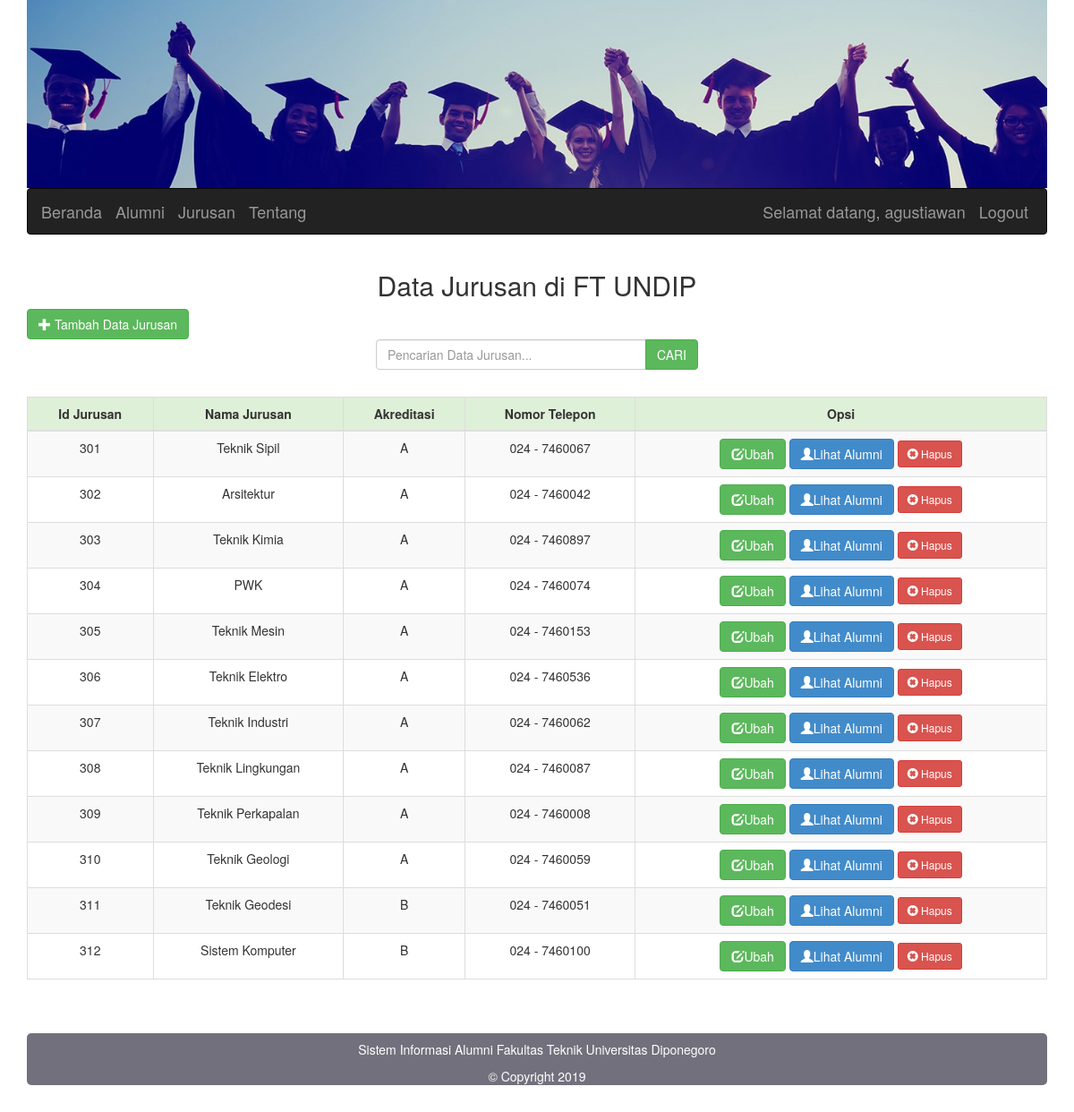
The app's page /jurusan.php (signed in) with its own data.
### tables this page shows
CREATE TABLE `jurusan` (
  `id_jurusan` int(3) NOT NULL,
  `nama_jurusan` varchar(255) NOT NULL,
  `akreditasi` varchar(20) NOT NULL,
  `no_telp` varchar(20) NOT NULL
);

### jurusan.php (the view, shortened to what this page needs)
<!DOCTYPE html>
<html>
<head>
		<link href="dist/css/bootstrap.min.css" rel="stylesheet">
		<link href="assets/css/footer.css" rel="stylesheet">
    <link href="css/custom.css" rel="stylesheet" type="text/css">
</head>
<body>
	<?php include ("header.php"); ?>
	<div class="container">
    <div class="row">
        <div class="col-md-12">
			<h2><center>Data Jurusan di FT UNDIP</h2>
		</div>
    </div>
	<div class="row">
        <div class="col-md-12">
			<a href = 'jurusantambah.php?'
			class='btn btn-success'>
			<span class='glyphicon glyphicon-plus'></span> Tambah Data Jurusan</a>
    <div class="row">
  <div class="col-md-4 col-md-offset-4">
    <form action="" method="post">
      <div class="input-group">
        <input type="text" placeholder="Pencarian Data Jurusan..." name="kata" class="form-control">
        <div class="input-group-btn">
          <input type="submit" name="cari" class="btn btn-success" value="CARI">
        </div>
      </div>
    </form>
  </div>
</div><br>
			<table class="table table-striped table-bordered table-hover" id_jurusan="dataTables-example">
				<thead>
					<tr>
						<th><center>Id Jurusan</th>
						<th><center>Nama Jurusan</th>
						<th><center>Akreditasi</th>
						<th><center>Nomor Telepon</th>
						<th><center>Opsi</th>
					</tr>
				</thead>
				<tbody>
				<?php
					include ("koneksi.php");
					if(isset($_POST['cari'])){
  $k = $_POST['kata'];
  $s = "SELECT * FROM jurusan WHERE id_jurusan LIKE '%". $k ."%' OR nama_jurusan LIKE '%". $k ."%' OR akreditasi LIKE '%". $k ."%' OR no_telp LIKE '%". $k ."%' ";
 }
 else {
  $s = $s = "SELECT * FROM jurusan";
 }
				$result = mysqli_query($connect, $s) or die(mysqli_error($connect));
	while ($row = mysqli_fetch_array($result)) {
	?>
					<tr>
						<td align="center"><?php echo $row['id_jurusan'] ?></td>
						<td align="center"><?php echo $row['nama_jurusan'] ?></td>
						<td align="center"><?php echo $row['akreditasi'] ?></td>
						<td align="center"><?php echo $row['no_telp'] ?></td>
						<td align="center">
							<a href = 'jurusanubah.php?id_jurusan=<?php echo $row['id_jurusan']; ?>'
class='btn btn-success'><span class='glyphicon glyphicon-edit'></span>Ubah</button?></a>
<a href='jurusandetail.php?id=<?php echo $row['id_jurusan']; ?>' class = 'btn btn-primary'>
<span class = 'glyphicon glyphicon-user'></span>Lihat Alumni</button></a>
<a href="jurusanhapus.php?id_jurusan=<?php echo $row['id_jurusan']?>"onClick="return confirm('Apakah Anda yakin ingin menghapus jurusan ini?')"/><button type="button" class = "btn btn-danger btn-sm" ?>
<span class = 'glyphicon glyphicon-remove-sign'> </span> Hapus</button></a></td>
</tr>
				<?php
					}
				?>
				</tbody>
			</table>
        </div>
		</div>
	</div>
	<?php include ("footer.php"); ?>
</body>
</html>

### header.php (shortened to what this page needs)
<div class="container">
<img width=1140 height=210 src='header.jpg' />
<nav class="navbar navbar-inverse">
      <div class="container">
        <div class="navbar-header">
          <a align left class="navbar-brand" href="home.php">Beranda</a>
		  <a class="navbar-brand" href="alumni2.php">Alumni</a>
		  <a class="navbar-brand" href="jurusan.php">Jurusan</a>
		  <a class="navbar-brand" href="tentang.php">Tentang</a>
		  <a class="navbar-brand" nohref></a>
		  <a class="navbar-brand" nohref></a>
		  <a class="navbar-brand" nohref></a>
		  <a class="navbar-brand" nohref></a>
		  <a class="navbar-brand" nohref></a>
		  <a class="navbar-brand" nohref></a>
		  <a class="navbar-brand" nohref></a>
		  <a class="navbar-brand" nohref></a>
		  <a class="navbar-brand" nohref></a>
		  <a class="navbar-brand" nohref></a>
		  <a class="navbar-brand" nohref></a>
		  <a class="navbar-brand" nohref></a>
		  <a class="navbar-brand" nohref></a>
		  <a class="navbar-brand" nohref></a>
		  <a class="navbar-brand" nohref></a>
		  <a class="navbar-brand" nohref></a>
		  <a class="navbar-brand" nohref></a>
		  <a class="navbar-brand" nohref></a>
			<a class="navbar-brand" nohref></a>
			<a class="navbar-brand" nohref></a>
			<a class="navbar-brand" nohref></a>
			<a class="navbar-brand" nohref></a>
			<a class="navbar-brand" nohref></a>
			<a class="navbar-brand" nohref></a>
			<a class="navbar-brand" nohref></a>
			<a class="navbar-brand" nohref></a>
			<a class="navbar-brand" nohref></a>
			<a class="navbar-brand" nohref></a>
			<a class="navbar-brand" nohref></a>
			<a class="navbar-brand" nohref></a>
			<a class="navbar-brand" nohref></a>
			<a class="navbar-brand" nohref></a>
			<a class="navbar-brand" nohref></a>
		  <a class="navbar-brand" nohref><?php echo "Selamat datang, ".$_SESSION['username']; ?></a>
		  <a align right class="navbar-brand" href="logout.php" onclick="return confirm('Apakah Anda yakin ingin keluar?')">Logout</a>
        </div>
        <div id="navbar" class="navbar-collapse collapse">
        </div>
      </div>
	  </div>

### footer.php
<footer>
    <div class="container">
        <div class="footer">
      <p>Sistem Informasi Alumni Fakultas Teknik Universitas Diponegoro</p>
        <p>&copy; Copyright <?php echo date('Y'); ?></p>
    </div>
   </div></br>
  </footer>

### assets/css/footer.css (style rules this page uses)
.footer { position: bottom; color: white; background-color: #73707D; border-radius: 5px; text-align: center; width: 100%; height: 100%; margin: 0px; padding-top: 8px; }

### css/custom.css (style rules this page uses)
body { background: white; }
thead { background: #dff0d8; }
.input-group { margin-bottom: 10px }

### records on screen
jurusan: id_jurusan "301", nama_jurusan "Teknik Sipil", akreditasi "A", no_telp "024 - 7460067"
jurusan: id_jurusan "302", nama_jurusan "Arsitektur", akreditasi "A", no_telp "024 - 7460042"
jurusan: id_jurusan "303", nama_jurusan "Teknik Kimia", akreditasi "A", no_telp "024 - 7460897"
jurusan: id_jurusan "304", nama_jurusan "PWK", akreditasi "A", no_telp "024 - 7460074"
jurusan: id_jurusan "305", nama_jurusan "Teknik Mesin", akreditasi "A", no_telp "024 - 7460153"
jurusan: id_jurusan "306", nama_jurusan "Teknik Elektro", akreditasi "A", no_telp "024 - 7460536"
jurusan: id_jurusan "307", nama_jurusan "Teknik Industri", akreditasi "A", no_telp "024 - 7460062"
jurusan: id_jurusan "308", nama_jurusan "Teknik Lingkungan", akreditasi "A", no_telp "024 - 7460087"
jurusan: id_jurusan "309", nama_jurusan "Teknik Perkapalan", akreditasi "A", no_telp "024 - 7460008"
jurusan: id_jurusan "310", nama_jurusan "Teknik Geologi", akreditasi "A", no_telp "024 - 7460059"
jurusan: id_jurusan "311", nama_jurusan "Teknik Geodesi", akreditasi "B", no_telp "024 - 7460051"
jurusan: id_jurusan "312", nama_jurusan "Sistem Komputer", akreditasi "B", no_telp "024 - 7460100"

### other values on screen
$_SESSION['username'] "agustiawan"
